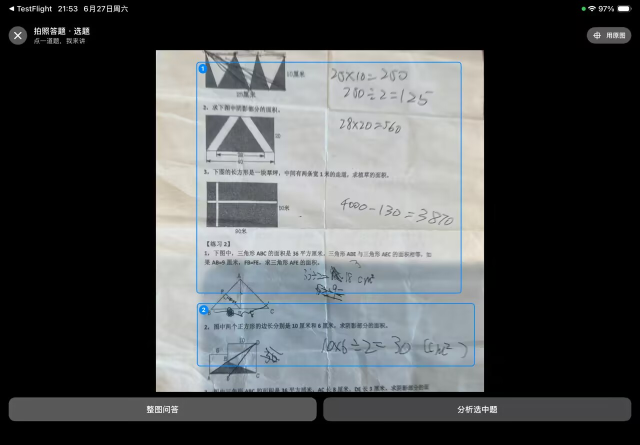
#> input picture diagnostics/pimage-questions-balanced-sample/images/ai_herpai_00002_9ac31aa895b3c9a6.png, 1280 x 889 px (shown at 1/2 size)
$ python -i homework_ledger.py   (imports and definitions only)
#> lines starting #> are read from the running program, lines starting #| are printed output that depends on the picture; after the words box and inside, x2 and y2 are one past the last pixel; in counts of white or black regions, pixels touching at a corner belong together
#> further down, picture is the input picture: PIL image 1280x889 RGB; mean R, G, B 73.4, 75.8, 77
import base64
import html
import json
import re
import shutil
import uuid
from io import BytesIO
from pathlib import Path
from typing import Callable
from urllib.parse import quote, unquote

from fastapi import File, Form, HTTPException, Request, UploadFile
from fastapi.responses import FileResponse, HTMLResponse
from PIL import Image, ImageChops, ImageFilter, ImageOps, ImageStat

try:
    import cv2
    import numpy as np
except Exception:  # pragma: no cover - optional production acceleration
    cv2 = None
    np = None


HOMEWORK_LEDGER_ASSET_ROOT = "homework_ledger"
HOMEWORK_LEDGER_HTML_LIMIT = 240_000


# [36 lines left out: functions _json_object, _json_array, _meta_text, not called in this run]


def _truncate(value: object, limit: int) -> str:
    text = str(value or "").strip()
    return text[:limit]


# [62 lines left out: functions _int_value, _manifest_list, _parse_manifest, _file_map, _upload_ref, _safe_asset_rel, not called in this run]


def _frame_id(item: dict, fallback_index: int) -> str:
    return _truncate(_meta_text(item, "id", "frame_id", "frameId") or f"frame_{fallback_index:04d}", 80)


def _evidence_id(item: dict, fallback_index: int) -> str:
    return _truncate(_meta_text(item, "id", "evidence_id", "evidenceId") or f"qev_{fallback_index:04d}", 80)


def _card_id(item: dict, fallback_index: int) -> str:
    return _truncate(_meta_text(item, "id", "card_id", "cardId") or f"q_{fallback_index:04d}", 80)


# [51 lines left out: functions _rect_payload, _save_jpeg, _image_metrics, _paper_score, _average_hash_image, not called in this run]


def _average_hash_path(path: Path, hash_size: int = 8) -> int:
    with Image.open(path) as image:
        return _average_hash_image(image, hash_size=hash_size)


# [20 lines left out: functions _hash_distance, _rect_overlap_smaller, not called in this run]


def _rect_center_y(rect: dict) -> float:
    return float(rect.get("y") or 0) + float(rect.get("height") or 0) / 2


# [108 lines left out: functions _server_page_side, _quality_float, _is_low_information_crop, _merge_source_frames, _dedupe_refined_candidates, _rotate_for_reading, not called in this run]


def _resize_max_side(image: Image.Image, max_side: int) -> Image.Image:
    if max(image.size) <= max_side:
        return image.copy()
    out = image.copy()
    out.thumbnail((max_side, max_side), Image.Resampling.LANCZOS)
    return out


def _order_cv_points(points):
    rect = np.zeros((4, 2), dtype="float32")
    sums = points.sum(axis=1)
    rect[0] = points[np.argmin(sums)]
    rect[2] = points[np.argmax(sums)]
    diff = np.diff(points, axis=1)
    rect[1] = points[np.argmin(diff)]
    rect[3] = points[np.argmax(diff)]
    return rect


def _perspective_warp(image: Image.Image, rect, max_side: int) -> Image.Image:
    tl, tr, br, bl = rect
    width = max(1, int(max(np.linalg.norm(br - bl), np.linalg.norm(tr - tl))))
    height = max(1, int(max(np.linalg.norm(tr - br), np.linalg.norm(tl - bl))))
    dst = np.array([[0, 0], [width - 1, 0], [width - 1, height - 1], [0, height - 1]], dtype="float32")
    matrix = cv2.getPerspectiveTransform(rect, dst)
    warped = cv2.warpPerspective(np.asarray(image), matrix, (width, height), borderValue=(255, 255, 255))
    return _resize_max_side(Image.fromarray(warped), max_side)


def _normalize_page_perspective(image: Image.Image, max_side: int = 1800) -> tuple[Image.Image, bool, float]:
#> called with max_side = 1800
    if cv2 is None or np is None:
        return image, False, 0.0
    resized = _resize_max_side(image.convert("RGB"), max_side)
    arr = np.asarray(resized)
    height, width = arr.shape[:2]
#> height = 889; width = 1280
    if width <= 0 or height <= 0:
        return resized, False, 0.0
    gray = cv2.cvtColor(arr, cv2.COLOR_RGB2GRAY)
    blurred = cv2.GaussianBlur(gray, (5, 5), 0)
    edges = cv2.Canny(blurred, 45, 135)
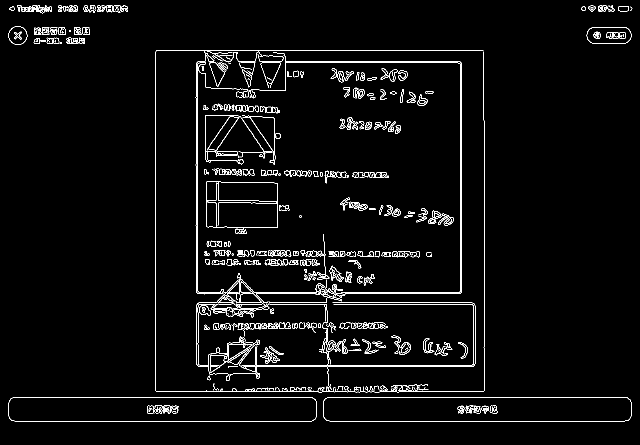
#> edges: shape (889, 1280) (shown at 1/2 size); 3.1% white in thin lines or dots
    edges = cv2.dilate(edges, np.ones((5, 5), np.uint8), iterations=1)
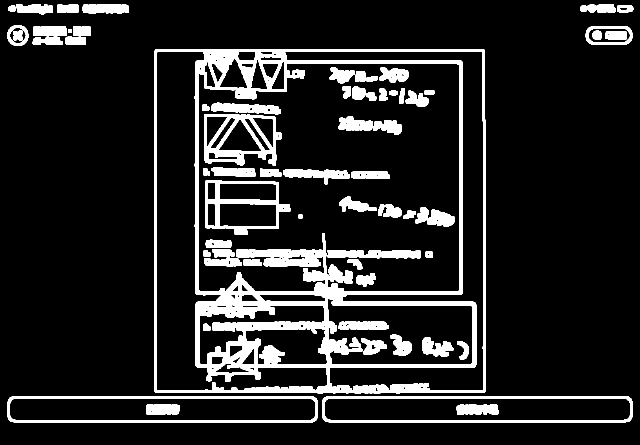
#> edges: shape (889, 1280) (shown at 1/2 size); 12.9% white; 67 white regions
    contours, _ = cv2.findContours(edges, cv2.RETR_EXTERNAL, cv2.CHAIN_APPROX_SIMPLE)
#> contours = 17 contours; largest, box (x1, y1, x2, y2) and area: (309, 98, 971, 787) 454026, (15, 792, 636, 845) 32089, (644, 792, 1265, 845) 32082, (1171, 52, 1265, 90) 3205, (165, 8, 258, 27) 1508
    image_area = float(width * height)
#> image_area = 1137920
    best_rect = None
    best_area = 0.0
    for contour in sorted(contours, key=cv2.contourArea, reverse=True)[:12]:
        area = float(cv2.contourArea(contour))
        if area < image_area * 0.18:
            continue
        perimeter = cv2.arcLength(contour, True)
        approx = cv2.approxPolyDP(contour, 0.025 * perimeter, True)
        if len(approx) == 4:
            best_rect = _order_cv_points(approx.reshape(4, 2).astype("float32"))
            best_area = area
            break
#> this loop made 1 pass
#> (area, perimeter, approx, sums in _order_cv_points, diff in _order_cv_points, best_rect, best_area) on pass 1: (454026, 2699.1, [[310, 98], [310, 785], [969, 785], [968, 99]], [408, 1095, 1754, 1067], [-212, 475, -184, -869], [[310, 98], [968, 99], [969, 785], [310, 785]], 454026)
    if best_rect is None:
        return resized, False, 0.0
    confidence = min(1.0, best_area / max(image_area, 1.0))
#> confidence = 0.399
    if confidence < 0.22:
        return resized, False, confidence
    try:
        return _perspective_warp(resized, best_rect, max_side), True, confidence
#> in _perspective_warp, `tl, tr, br, bl = rect`: tl = [310, 98]; tr = [968, 99]; br = [969, 785]; bl = [310, 785]
#> in _perspective_warp, `width = max(1, int(max(np.linalg.norm(br - bl), np.linalg.norm(tr - tl..`: width = 659
#> in _perspective_warp, `height = max(1, int(max(np.linalg.norm(tr - br), np.linalg.norm(tl - b..`: height = 687
#> in _perspective_warp, `dst = np.array([[0, 0], [width - 1, 0], [width - 1, height - 1], [0, h..`: dst = [[0, 0], [658, 0], [658, 686], [0, 686]]
#> in _perspective_warp, `matrix = cv2.getPerspectiveTransform(rect, dst)`: matrix = [[0.998, -1.05e-17, -309.4], [-0.00152, 1, -97.49], [-2.21e-06, 2.21e-06, 1]]
#> in _perspective_warp, `warped = cv2.warpPerspective(np.asarray(image), matrix, (width, height..`:
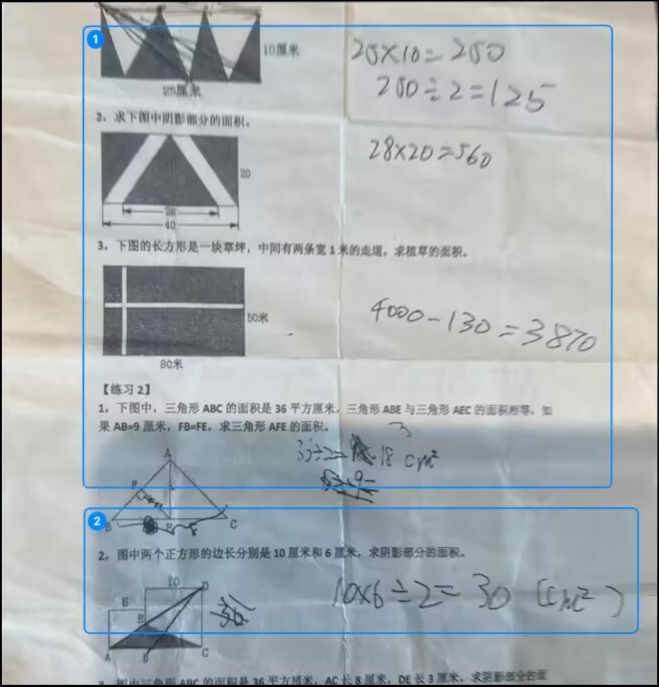
#> warped: shape (687, 659, 3); mean R, G, B 171.4, 177.5, 180.3
    except Exception:
        return resized, False, confidence


# [1429 lines left out: functions _content_bbox, _projection_segments, _merge_close_segments, _detect_refined_regions, _split_open_book_pages, _detect_page_block_regions and 2 more, not called in this run]

>>> from PIL import Image
>>> picture = Image.open('../../diagnostics/pimage-questions-balanced-sample/images/ai_herpai_00002_9ac31aa895b3c9a6.png')
>>> result = _normalize_page_perspective(picture)

$ run again, on diagnostics/pimage-questions-balanced-sample/images/ai_herpai_00003_93d94c59bbf03b21.png
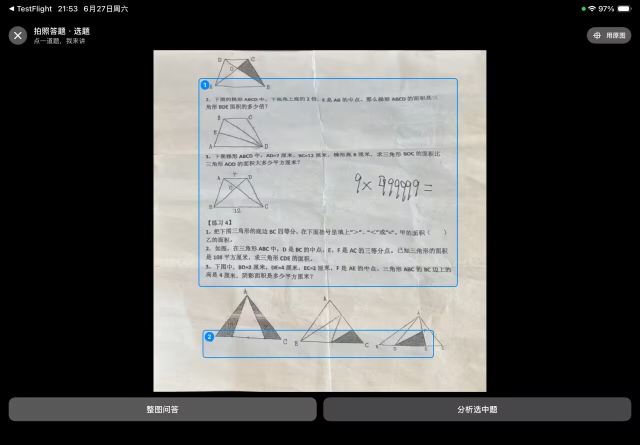
#> input picture diagnostics/pimage-questions-balanced-sample/images/ai_herpai_00003_93d94c59bbf03b21.png, 1280 x 889 px (shown at 1/2 size)
#> picture is the input picture: PIL image 1280x889 RGB; mean R, G, B 85.2, 85.2, 84
#> in _normalize_page_perspective, `edges = cv2.dilate(edges, np.ones((5, 5), np.uint8), iterations=1)`:
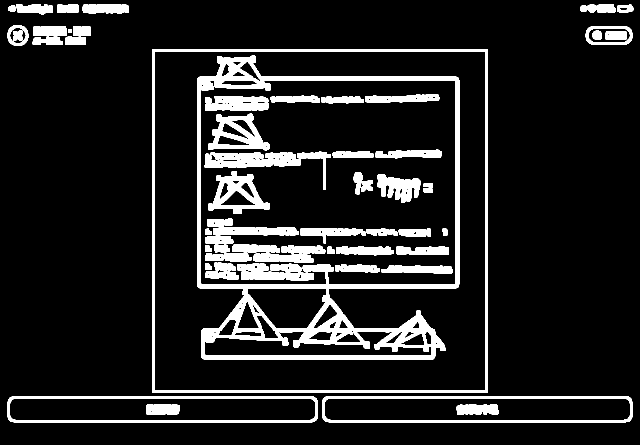
#> edges: shape (889, 1280) (shown at 1/2 size); 11.9% white; 65 white regions
#> contours = 17 contours; largest, box (x1, y1, x2, y2) and area: (304, 98, 975, 786) 460066, (15, 792, 636, 845) 32090, (644, 792, 1265, 845) 32088, (1171, 52, 1265, 90) 3205, (165, 8, 258, 27) 1508
#> the loop in _normalize_page_perspective, `for contour in sorted(contours, key=cv2.contourArea, reverse=True)[:12]:` made 1 pass
#> (area, perimeter, approx, sums in _order_cv_points, diff in _order_cv_points, best_rect, best_area) on pass 1: (460066, 2722.8, [[305, 98], [305, 785], [974, 785], [974, 98]], [403, 1090, 1759, 1072], [-207, 480, -189, -876], [[305, 98], [974, 98], [974, 785], [305, 785]], 460066)
#> confidence = 0.404
#> tl = [305, 98]; tr = [974, 98]; br = [974, 785]; bl = [305, 785]
#> in _perspective_warp, `width = max(1, int(max(np.linalg.norm(br - bl), np.linalg.norm(tr - tl..`: width = 669
#> in _perspective_warp, `height = max(1, int(max(np.linalg.norm(tr - br), np.linalg.norm(tl - b..`: height = 687
#> dst = [[0, 0], [668, 0], [668, 686], [0, 686]]
#> matrix = [[0.999, 2.1e-17, -304.5], [2.92e-17, 0.999, -97.86], [3.41e-19, 0, 1]]
#> in _perspective_warp, `warped = cv2.warpPerspective(np.asarray(image), matrix, (width, height..`:
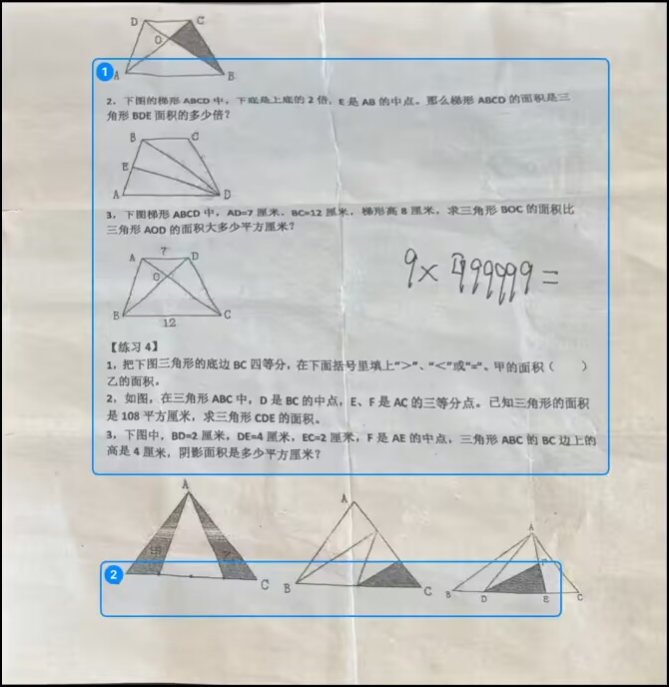
#> warped: shape (687, 669, 3); mean R, G, B 197.8, 197.9, 194.8

$ run again, on diagnostics/pimage-questions-balanced-sample/images/ai_herpai_00005_5533154ed7d9100c.png
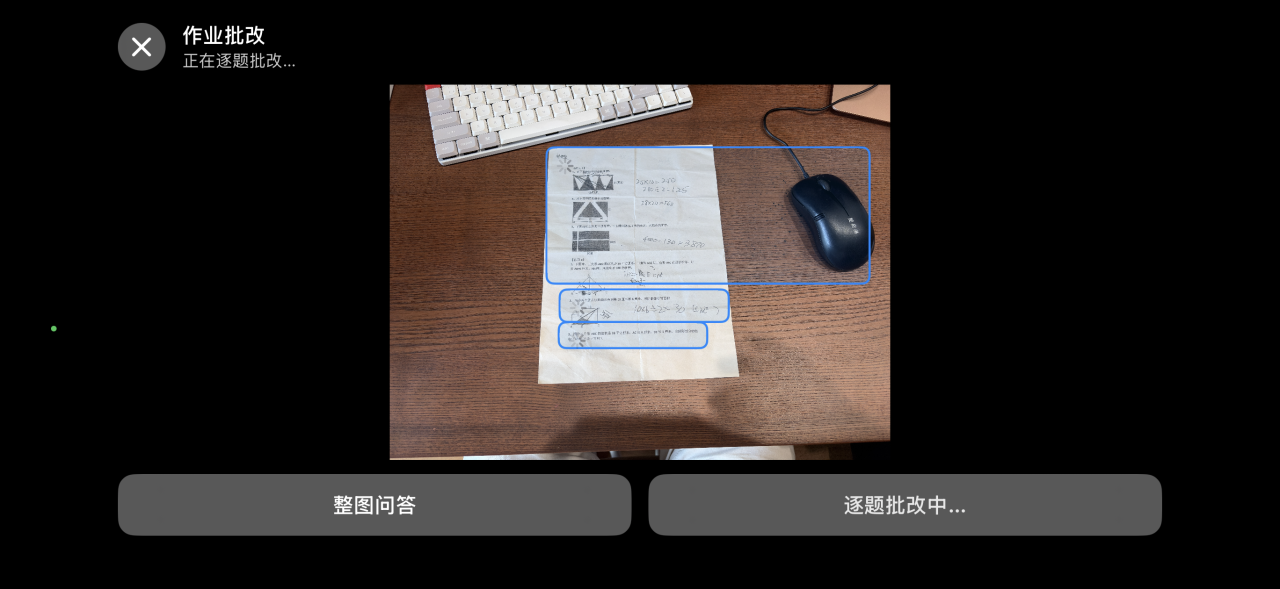
#> input picture diagnostics/pimage-questions-balanced-sample/images/ai_herpai_00005_5533154ed7d9100c.png, 1280 x 589 px
#> picture is the input picture: PIL image 1280x589 RGB; mean R, G, B 42.8, 38.3, 36.7
#> in _normalize_page_perspective, `edges = cv2.Canny(blurred, 45, 135)`:
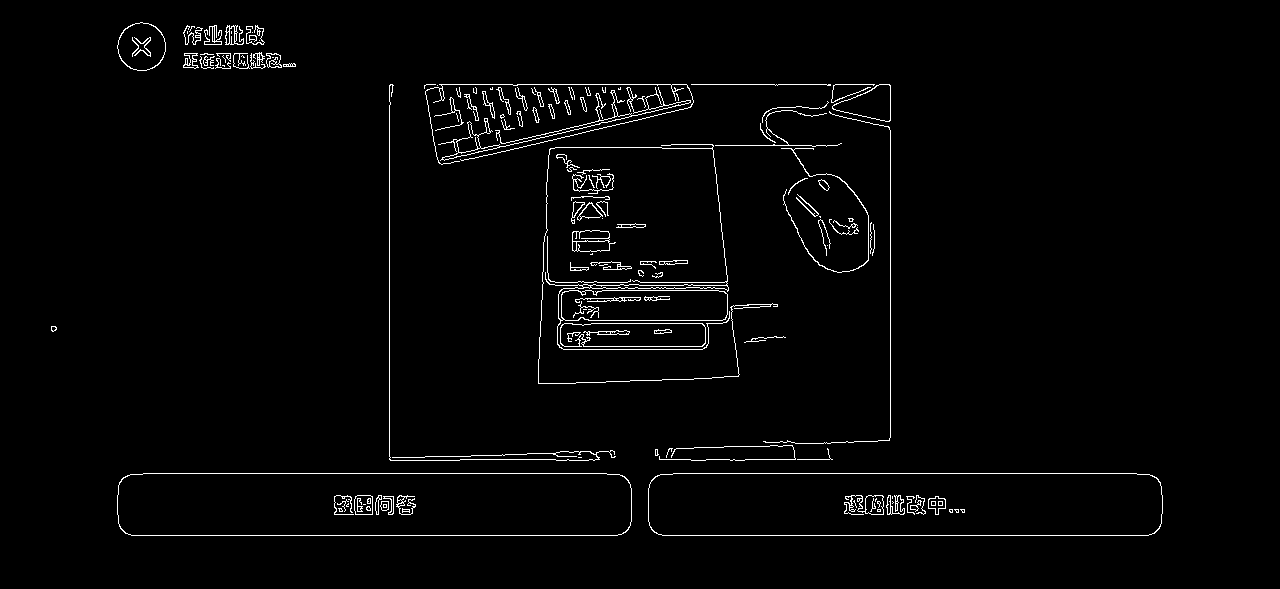
#> edges: shape (589, 1280); 2% white in thin lines or dots, all inside (x1, y1, x2, y2) = (51, 22, 1163, 536)
#> in _normalize_page_perspective, `edges = cv2.dilate(edges, np.ones((5, 5), np.uint8), iterations=1)`:
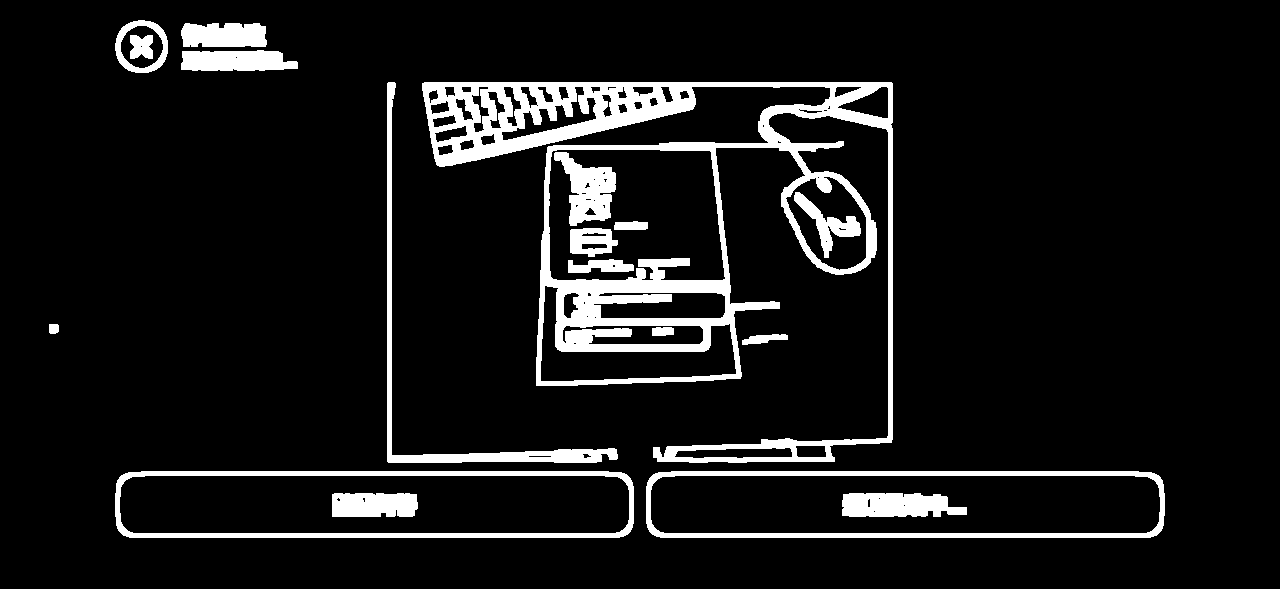
#> edges: shape (589, 1280); 8.9% white; 18 white regions
#> contours = 9 contours; largest, box (x1, y1, x2, y2) and area: (422, 82, 893, 463) 76702, (115, 471, 634, 538) 33894, (646, 471, 1165, 538) 33892, (387, 82, 618, 463) 3644, (115, 20, 168, 73) 2202
#> the loop in _normalize_page_perspective, `for contour in sorted(contours, key=cv2.contourArea, reverse=True)[:12]:` made 9 passes
#> area on passes 1 to 8: 76701.5, 33893.5, 33891.5, 3643.5, 2201.5, 1959, 1764.5, 257
